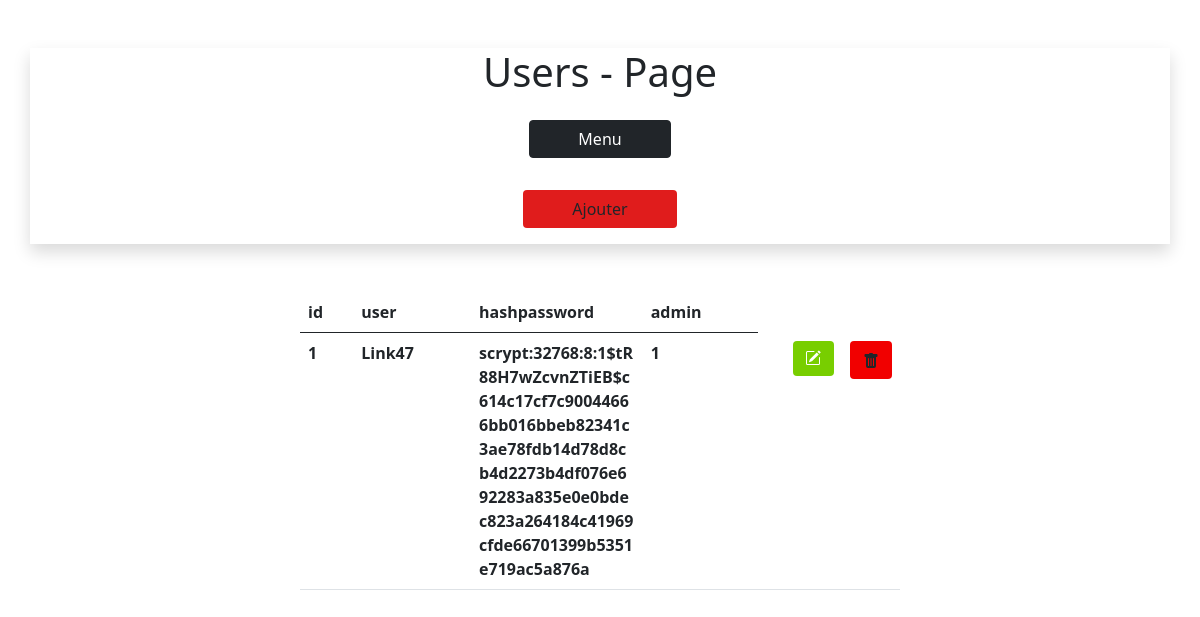
Before: /admin/users (signed in) with the older database file.
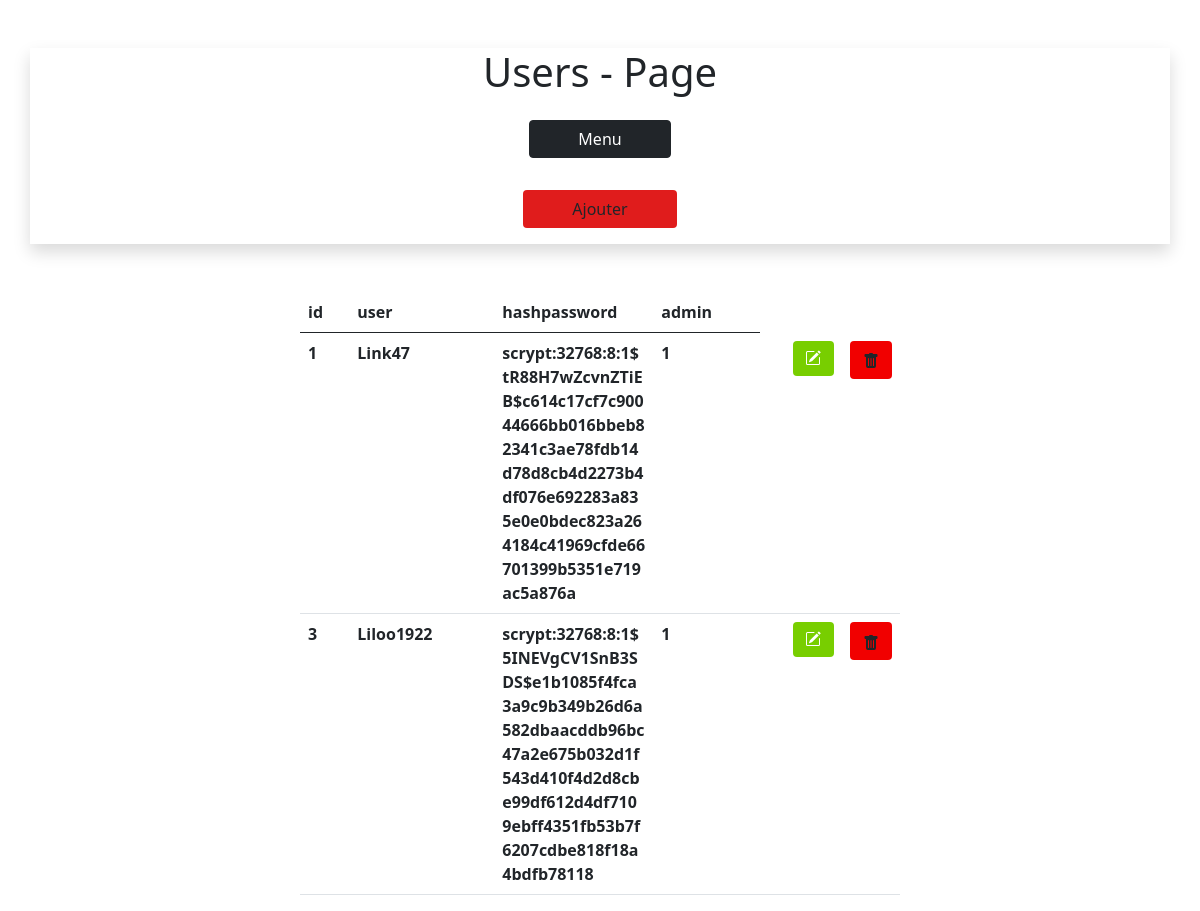
After: the same page with the newer database file.
### tables this page shows
CREATE TABLE "users" (
	"id"	INTEGER NOT NULL UNIQUE,
	"user"	TEXT NOT NULL,
	"hashpassword"	TEXT NOT NULL,
	"admin"	INTEGER NOT NULL,
	PRIMARY KEY("id")
);

### admin.py (the view)
    @app.route('/admin/users', methods=['GET', 'POST'])
    def admin_users():
        return admin_template('html/admin/users/admin_users.html', headers=getHeaderDB('users'), rows=getRowDB('SELECT * FROM users'))

### utils.py (called while the page is built)
def isadmin() -> bool:
    user = session.get('user')
    password = session.get('password')
    if user == None or password == None:
        return False
    else:
        admincheck = getRowDB(f"SELECT admin FROM users WHERE user='{user}' and hashpassword='{password}'")[0][0]
        if admincheck == 1:
            return True
        else:
            return False

def admin_template(dir : str, *arg, **kwargs) -> None:
    try:
        if isadmin():
            return render_template(dir, *arg, **kwargs)
        else:
            return redirect('/')
    except Exception as e:
        print(e)

def getRowDB(request : str) -> list:
    con = sqlite3.connect('data.db')
    c = con.cursor()
    c.execute(request)
    result = c.fetchall()
    c.close()
    return result

def getHeaderDB(table_name : str) -> list:
    con = sqlite3.connect('data.db')
    c = con.cursor()
    c.execute(f"PRAGMA table_info({table_name});")
    result = c.fetchall()
    c.close()
    return result

### templates/html/admin/users/admin_users.html (shortened to what this page needs)
<!DOCTYPE html>
<html lang="fr">
<head>
    <link href="https://cdn.jsdelivr.net/npm/bootstrap@5.0.0/dist/css/bootstrap.min.css" rel="stylesheet" >
    <link rel="stylesheet" href={{url_for('static', filename='css/utils.css')}}>
</head>
<body>
    <center>
        <div class="container shadow border-dark border-1 my-5">
            <center>
                <h1>Users - Page</h1>
                <a class="btn btn-dark m-auto my-3 px-5" href={{url_for('admin_menu')}}>Menu</a><br>
                <a class="btn m-auto my-3 px-5" href={{url_for('admin_user_add')}} style="background-color: rgb(224, 28, 28);" href="#">Ajouter</a>
            </center>
        </div>
        <table class="table" style="width: 50%;">
            <thead class="thead-dark">
                <tr>
                    {% for header in headers %}
                    <th scope="col">{{header[1]}}</th>
                    {% endfor %}
                </tr>
            </thead>
            <tbody>
                {% for row in rows %}
                <tr>
                    {% for data in row %}
                        <th>{{data}}</th>
                    {% endfor %}
                    <th>
                        <td style="width: 10px;">
                            <a href="users/{{row[0]}}" type="button" class="btn btn-secondary py-1 border-0" style="background-color: rgb(120, 206, 0);">
                            </a>
                        </td>
                        <td style="width: 10px;">
                            <a href="users/delete/{{row[0]}}" type="button" class="btn" style="background-color: rgb(241, 0, 0);">
                            </a>
                        </td>
                    </th>
                </tr>
                {% endfor %}
            </tbody>
        </table>
    </center>
</body>
</html>

Changed rows visible on the page:
added users: row "3" "1", user "Liloo1922", hashpassword "scrypt:32768:8:1$5INEVgCV1SnB3SDS$e1b1085f4fca3a9c9b349b26d6a582dbaacddb96bc47a2e675b032d1f543d410f4d2d8cbe99df612d4df7109ebff4351fb53b7f6207cdbe818f18a4bdfb78118"
